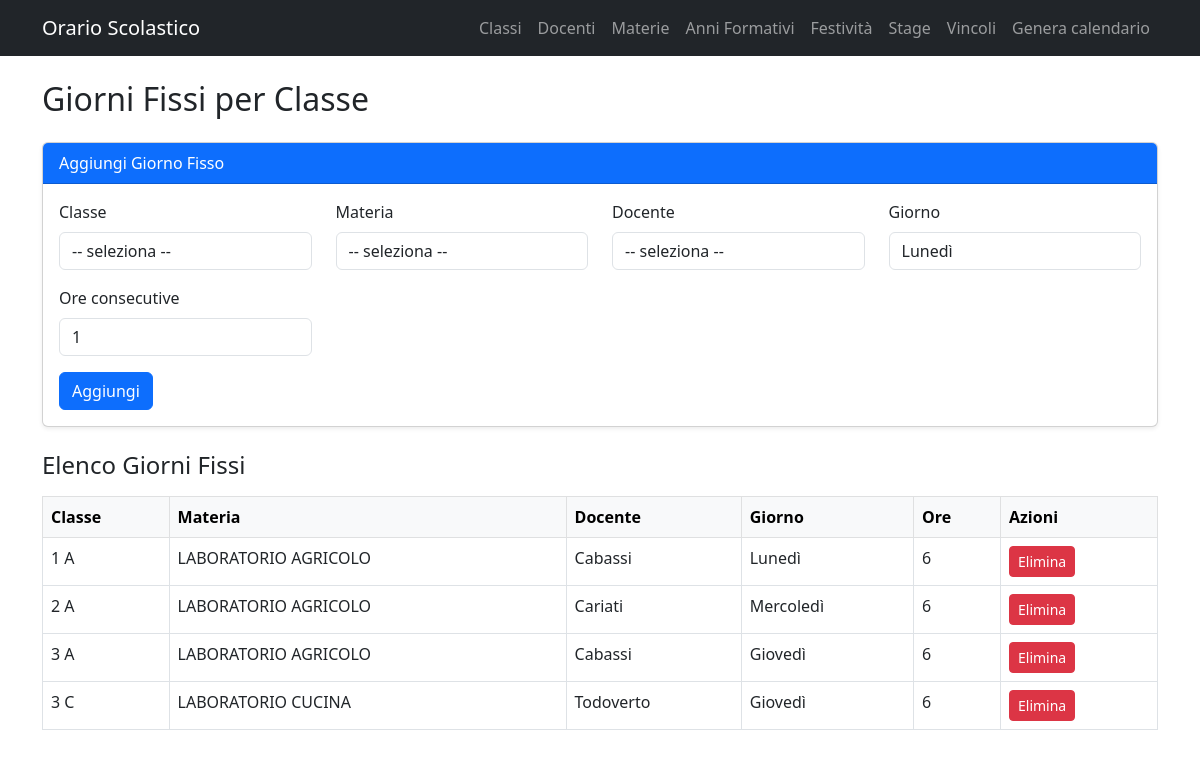
/vincoli/giorni_fissi, run on an earlier commit of the app's database.
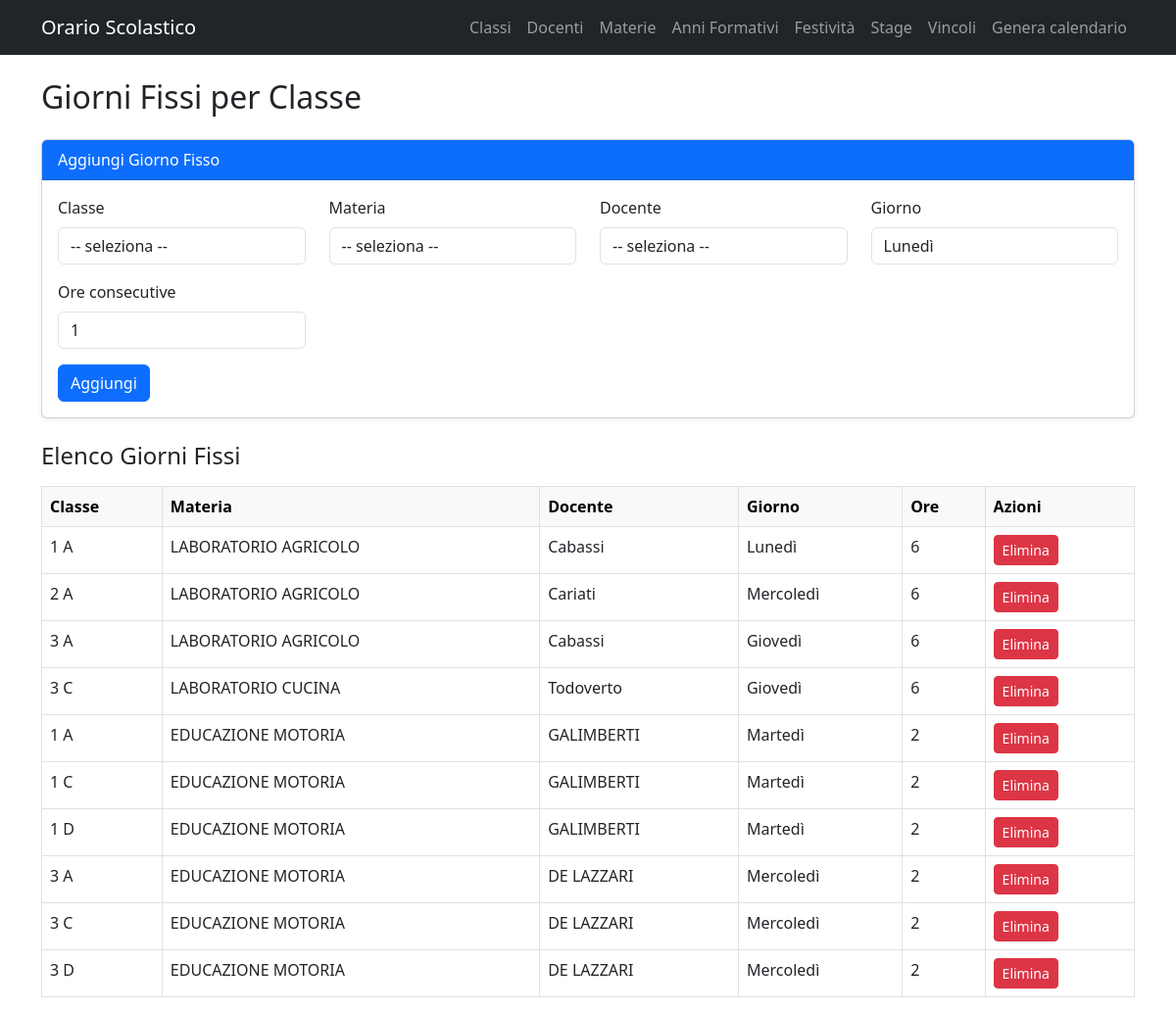
And on a later commit of the database.
### app/models.py (models this page shows)
class GiornoFisso(db.Model):
    id = db.Column(db.Integer, primary_key=True)
    classe_id = db.Column(db.Integer, db.ForeignKey("classe.id"), nullable=False)
    materia_id = db.Column(db.Integer, db.ForeignKey("materia.id"), nullable=False)
    docente_id = db.Column(db.Integer, db.ForeignKey("docente.id"), nullable=False)
    giorno = db.Column(db.String(10), nullable=False)
    ore = db.Column(db.Integer, nullable=False, default=1)
    classe = db.relationship("Classe")
    materia = db.relationship("Materia")
    docente = db.relationship("Docente")

class Classe(db.Model):
    id = db.Column(db.Integer, primary_key=True)
    nome_classe = db.Column(db.String(50), nullable=False, unique=True)
    data_inizio = db.Column(db.Date, nullable=True)
    data_fine = db.Column(db.Date, nullable=True)
    ore_massime_giornaliere = db.Column(db.Integer, default=6)
    giorni_lezione = db.Column(db.String(100), default="Lunedì,Martedì,Mercoledì,Giovedì,Venrdì")
    classe_associata_id = db.Column(db.Integer, db.ForeignKey("classe.id"), nullable=True)
    classe_associata = db.relationship("Classe", remote_side=[id])
    materie_assegnate = db.relationship(
        "MateriaClasse",
        backref="classe",
        cascade="all, delete-orphan"
    )
    calendario = db.relationship(
        "CalendarioClasse",
        backref="classe",
        uselist=False,
        cascade="all, delete-orphan"
    )

class Materia(db.Model):
    id = db.Column(db.Integer, primary_key=True)
    nome = db.Column(db.String(100), nullable=False, unique=True)
    colore = db.Column(db.String(20), default="#007bff")
    is_professionale = db.Column(db.Boolean, default=False)

class Docente(db.Model):
    id = db.Column(db.Integer, primary_key=True)
    nome_docente = db.Column(db.String(100), nullable=False)
    insegnamenti = db.relationship("MateriaClasse", backref="docente_rel", cascade="all, delete-orphan")

### app/routes/vincoli.py (the view)
@vincoli_bp.route("/giorni_fissi")
def giorni_fissi():
    classi = Classe.query.order_by(Classe.nome_classe).all()
    materie = Materia.query.order_by(Materia.nome).all()
    docenti = Docente.query.order_by(Docente.nome_docente).all()
    giorni_fissi = GiornoFisso.query.all()
    docenti_dict = {d.id: d.nome_docente for d in docenti}
    return render_template(
        "giorni_fissi.html",
        classi=classi,
        materie=materie,
        docenti=docenti,
        giorni_fissi=giorni_fissi
    )

### app/templates/giorni_fissi.html (shortened to what this page needs)
{% extends "base.html" %}
{% block content %}
<div class="container mt-4">
    <h2 class="mb-4">Giorni Fissi per Classe</h2>
    <div class="card shadow-sm mb-4">
        <div class="card-header bg-primary text-white">
            Aggiungi Giorno Fisso
        </div>
        <div class="card-body">
            <form method="POST" action="{{ url_for('vincoli.salva_giorno_fisso') }}">
                <div class="row mb-3">
                    <div class="col-md-3">
                        <label class="form-label">Classe</label>
                        <select name="classe_id" class="form-control" required>
                            <option value="" disabled selected>-- seleziona --</option>
                        </select>
                    </div>
                    <div class="col-md-3">
                        <label class="form-label">Materia</label>
                        <select name="materia_id" class="form-control" required>
                            <option value="" disabled selected>-- seleziona --</option>
                        </select>
                    </div>
                    <div class="col-md-3">
                        <label class="form-label">Docente</label>
                        <select name="docente_id" class="form-control" required>
                            <option value="" disabled selected>-- seleziona --</option>
                        </select>
                    </div>
                    <div class="col-md-3">
                        <label class="form-label">Giorno</label>
                        <select name="giorno" class="form-control" required>
                            <option value="lun">Lunedì</option>
                        </select>
                    </div>
                </div>
                <div class="row mb-3">
                    <div class="col-md-3">
                        <label class="form-label">Ore consecutive</label>
                        <input type="number" name="ore" class="form-control" min="1" max="8" value="1" required>
                    </div>
                </div>
                <button class="btn btn-primary">Aggiungi</button>
            </form>
        </div>
    </div>
    <h4>Elenco Giorni Fissi</h4>
    <table class="table table-bordered mt-3">
        <thead class="table-light">
            <tr>
                <th>Classe</th>
                <th>Materia</th>
                <th>Docente</th>
                <th>Giorno</th>
                <th>Ore</th>
                <th>Azioni</th>
            </tr>
        </thead>
        <tbody>
            {% for gf in giorni_fissi %}
            <tr>
                <td>{{ gf.classe.nome_classe }}</td>
                <td>{{ gf.materia.nome }}</td>
                <td>{{ gf.docente.nome_docente }}</td>
                <td>{{ gf.giorno }}</td>
                <td>{{ gf.ore }}</td>
                <td>
                    <form method="POST" action="{{ url_for('vincoli.elimina_giorno_fisso', id=gf.id) }}">
                        <button class="btn btn-danger btn-sm">Elimina</button>
                    </form>
                </td>
            </tr>
            {% endfor %}
        </tbody>
    </table>
</div>
{% endblock %}

What changed in the data, as far as the page shows it:
added GiornoFisso: classe.nome_classe "1 A", materia.nome "EDUCAZIONE MOTORIA", docente.nome_docente "GALIMBERTI", giorno "Martedì", ore "2"
added GiornoFisso: classe.nome_classe "1 C", materia.nome "EDUCAZIONE MOTORIA", docente.nome_docente "GALIMBERTI", giorno "Martedì", ore "2"
added GiornoFisso: classe.nome_classe "1 D", materia.nome "EDUCAZIONE MOTORIA", docente.nome_docente "GALIMBERTI", giorno "Martedì", ore "2"
added GiornoFisso: classe.nome_classe "3 A", materia.nome "EDUCAZIONE MOTORIA", docente.nome_docente "DE LAZZARI", giorno "Mercoledì", ore "2"
added GiornoFisso: classe.nome_classe "3 C", materia.nome "EDUCAZIONE MOTORIA", docente.nome_docente "DE LAZZARI", giorno "Mercoledì", ore "2"
added GiornoFisso: classe.nome_classe "3 D", materia.nome "EDUCAZIONE MOTORIA", docente.nome_docente "DE LAZZARI", giorno "Mercoledì", ore "2"
